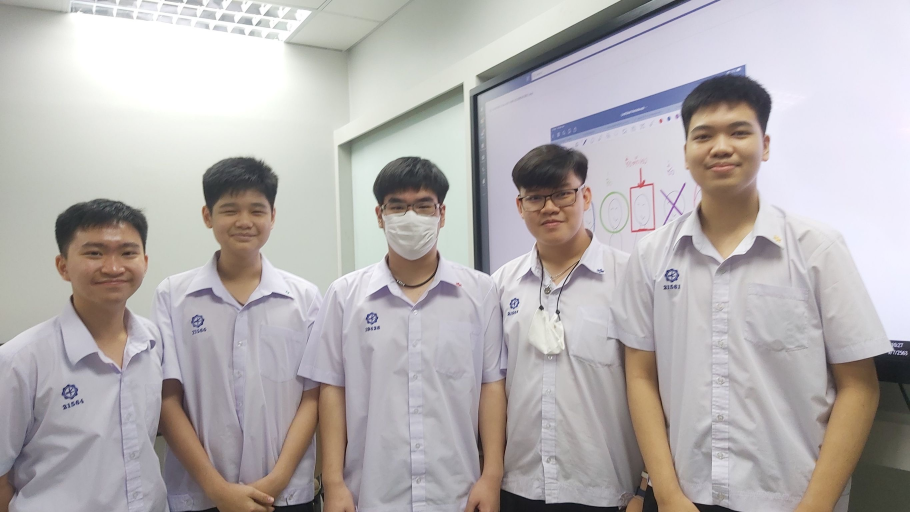
#> input picture cvFundamental/pic.png, 2730 x 1536 px, given in place of the camera (shown at 1/3 size)
$ python detectColor.py
#> lines starting #> are read from the running program, lines starting #| are printed output that depends on the picture; after the words box and inside, x2 and y2 are one past the last pixel; in counts of white or black regions, pixels touching at a corner belong together
import cv2
import numpy as np

cap = cv2.VideoCapture(1)

def colors(array1,array2,text,color):
#> called with array1 = (160, 127, 127), array2 = (179, 255, 255), text = 'Red', color = (0, 0, 255)
	ret,frame = cap.read()
#> frame is the input picture: shape (1536, 2730, 3); mean B, G, R 177.1, 176.9, 181.6
	hsv = cv2.cvtColor(frame,cv2.COLOR_BGR2HSV) #hue saturation value
#> hsv: shape (1536, 2730, 3); mean H, S, V 87.1, 23.5, 186.3
	lower = np.array([array1],np.uint8)
	upper = np.array([array2],np.uint8)
	mask = cv2.inRange(hsv,lower,upper)
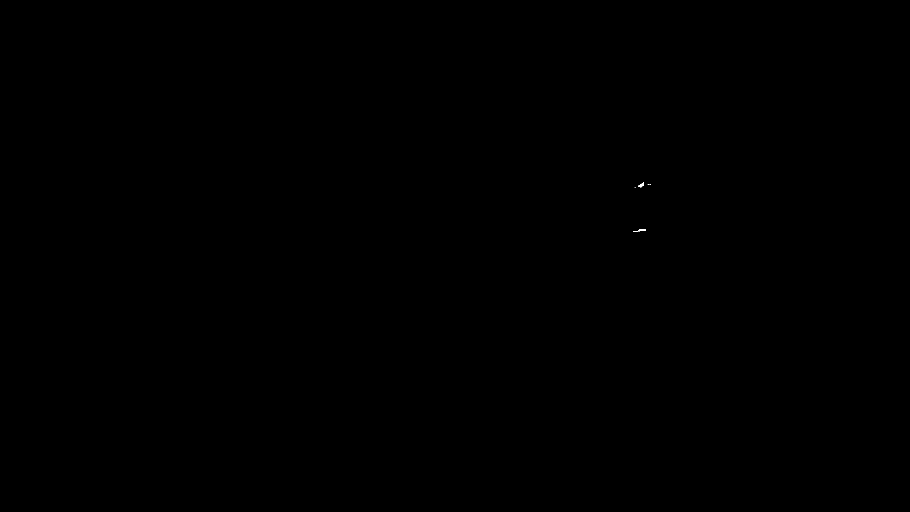
#> mask: shape (1536, 2730) (shown at 1/3 size); 0.01% white; 6 white regions (4 under 20 px)
	contours,hierarchy = cv2.findContours(mask,cv2.RETR_TREE,cv2.CHAIN_APPROX_SIMPLE)
#> contours = 7 contours, 5 with area under 20; largest, box (x1, y1, x2, y2) and area: (1914, 547, 1932, 562) 90, (1901, 688, 1937, 695) 80
	for pic, contour in enumerate(contours):
		area = cv2.contourArea(contour)
		if area > 5000:
			x,y,w,h = cv2.boundingRect(contour)
			frame = cv2.rectangle(frame,(x,y),(x+w,y+h),color,2)
			cv2.putText(frame,text,(x,y),cv2.FONT_HERSHEY_DUPLEX,1,color)
#> this loop made 7 passes
#> area on passes 2, 7: 79.5, 89.5
	kernal = np.ones((5,5),"uint8")
	mask = cv2.dilate(mask,kernal)
#> mask: shape (1536, 2730); 0.02% white; 4 white regions, box (x1, y1, x2, y2) and area: (1897, 686, 1939, 697) 316, (1912, 545, 1934, 564) 276, (1941, 551, 1955, 557) 73, (1902, 559, 1909, 564) 35
	cv2.imshow("DetectColor",frame)

while True:

	colors((160,127,127),(179,255,255),"Red",(0,0,255)) #Red
	if cv2.waitKey(1) & 0xFF == ord("q"):
#> (key q is pressed here)
		cv2.destroyAllWindows()
		break
